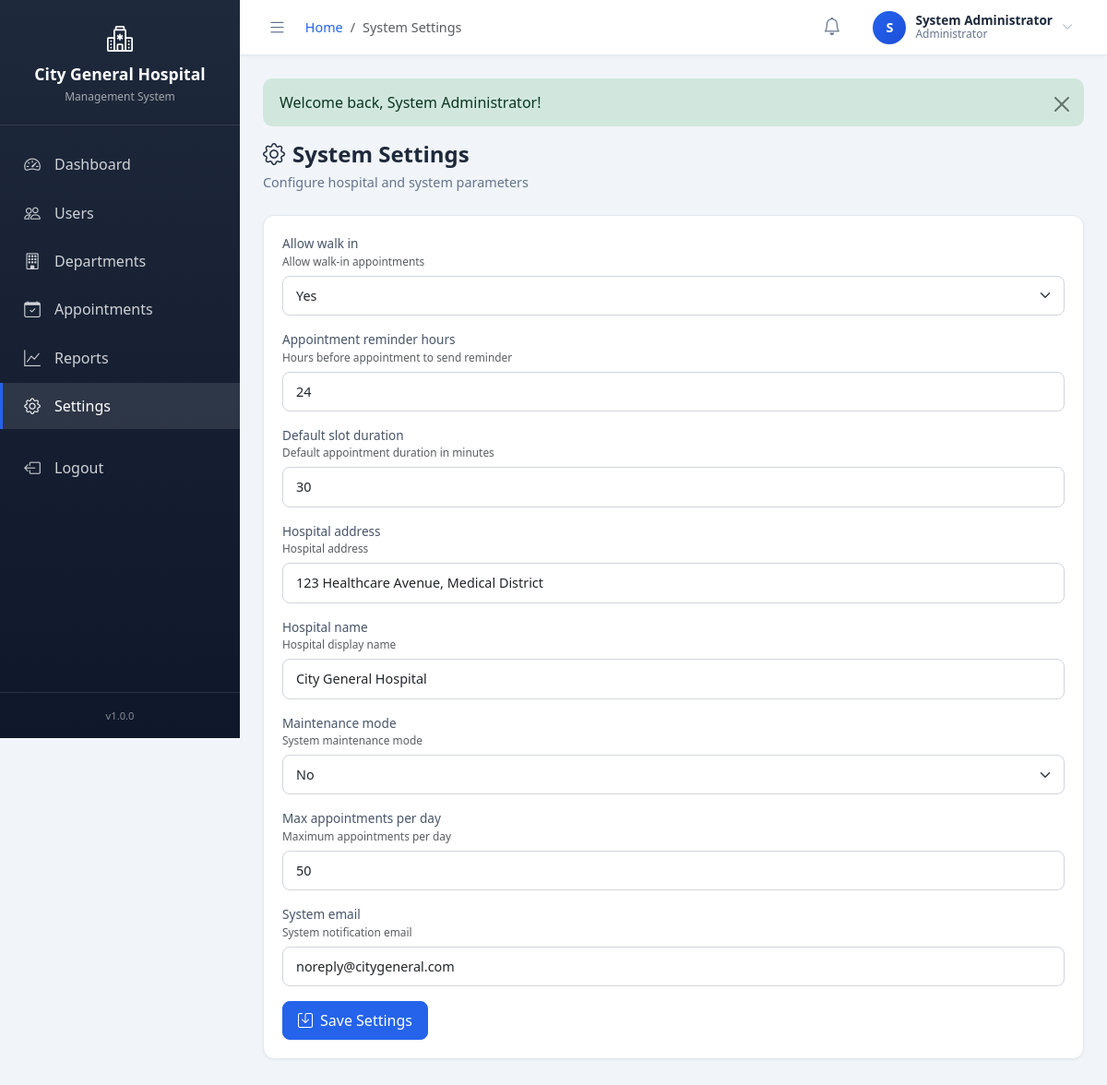
The app's page /pages/admin/settings.php (signed in) with its own data.
### tables this page shows
CREATE TABLE IF NOT EXISTS system_settings (
    setting_id      INT PRIMARY KEY AUTO_INCREMENT,
    setting_key     VARCHAR(100) UNIQUE NOT NULL,
    setting_value   TEXT,
    setting_type    ENUM('string','integer','boolean','json') DEFAULT 'string',
    description     VARCHAR(255),
    updated_at      TIMESTAMP DEFAULT CURRENT_TIMESTAMP ON UPDATE CURRENT_TIMESTAMP
);

### pages/admin/settings.php (the view, shortened to what this page needs)
<?php
$db = getDB();
$stmt = $db->query("SELECT * FROM system_settings ORDER BY setting_key");
$settings = $stmt->fetchAll();
include __DIR__ . '/../../includes/header.php';
?>
<div class="page-header">
    <h2><i class="bi bi-gear me-2"></i>System Settings</h2>
    <p>Configure hospital and system parameters</p>
</div>
<div class="card">
    <div class="card-body">
        <form method="POST">
            <?php foreach ($settings as $setting): ?>
            <div class="mb-3">
                <label class="form-label">
                    <?php echo e(str_replace('_', ' ', ucfirst($setting['setting_key']))); ?>
                    <small class="text-muted d-block"><?php echo e($setting['description']); ?></small>
                </label>
                <?php if ($setting['setting_type'] === 'boolean'): ?>
                <select name="settings[<?php echo e($setting['setting_key']); ?>]" class="form-select">
                    <option value="1" <?php echo $setting['setting_value'] == '1' ? 'selected' : ''; ?>>Yes</option>
                    <option value="0" <?php echo $setting['setting_value'] == '0' ? 'selected' : ''; ?>>No</option>
                </select>
                <?php else: ?>
                <input type="text" name="settings[<?php echo e($setting['setting_key']); ?>]" class="form-control"
                       value="<?php echo e($setting['setting_value']); ?>">
                <?php endif; ?>
            </div>
            <?php endforeach; ?>
            <button type="submit" class="btn btn-primary"><i class="bi bi-save me-2"></i>Save Settings</button>
        </form>
    </div>
</div>
<?php include __DIR__ . '/../../includes/footer.php'; ?>

### assets/css/style.css (style rules this page uses)
:root { --primary-color: #2563eb; --primary-dark: #1d4ed8; --secondary-color: #64748b; --success-color: #10b981; --warning-color: #f59e0b; --danger-color: #ef4444; --info-color: #3b82f6; --light-color: #f8fafc; --dark-color: #1e293b; --sidebar-width: 260px; --sidebar-collapsed: 70px; --header-height: 60px; --transition-speed: 0.3s; }
body { font-family: 'Segoe UI', system-ui, -apple-system, sans-serif; background-color: #f1f5f9; color: #334155; overflow-x: hidden; }
h1, h2, h3, h4, h5, h6 { font-weight: 600; color: #1e293b; }
.page-header { margin-bottom: 25px; }
.page-header h2 { margin: 0; font-size: 1.5rem; }
.page-header p { color: #64748b; margin: 5px 0 0; font-size: 0.9rem; }
.card { border: 1px solid #e2e8f0; border-radius: 12px; box-shadow: 0 1px 3px rgba(0,0,0,0.05); margin-bottom: 20px; }
.card-body { padding: 20px; }
.btn { font-weight: 500; padding: 8px 16px; border-radius: 8px; transition: all 0.2s; }
.btn-primary { background: var(--primary-color); border-color: var(--primary-color); }
.form-control, .form-select { border-radius: 8px; border: 1px solid #d1d5db; padding: 10px 14px; font-size: 0.9rem; }
.form-label { font-weight: 500; font-size: 0.85rem; color: #475569; margin-bottom: 6px; }

### records on screen
system_settings: setting_key "Allow walk in", description "Allow walk-in appointments", setting_value+setting_key "Yes"
system_settings: setting_key "Appointment reminder hours", description "Hours before appointment to send reminder", setting_value "24"
system_settings: setting_key "Default slot duration", description "Default appointment duration in minutes", setting_value "30"
system_settings: setting_key "Hospital address", description "Hospital address", setting_value "123 Healthcare Avenue, Medical District"
system_settings: setting_key "Hospital name", description "Hospital display name", setting_value "City General Hospital"
system_settings: setting_key "Maintenance mode", description "System maintenance mode", setting_value+setting_key "No"
system_settings: setting_key "Max appointments per day", description "Maximum appointments per day", setting_value "50"
system_settings: setting_key "System email", description "System notification email", setting_value "noreply@citygeneral.com"

### other values on screen
APP_NAME "City General Hospital"
$item[1] "Dashboard"
$item[1] "Users"
$item[1] "Departments"
$item[1] "Appointments"
$item[1] "Reports"
$item[1] "Settings"
APP_VERSION "1.0.0"
$pageTitle "System Settings"
substr($_SESSION['full_name'] ?? 'U', 0, 1) "S"
$_SESSION['full_name'] "System Administrator"
$_SESSION['role_name'] "Administrator"
$flash['message'] "Welcome back, System Administrator!"
